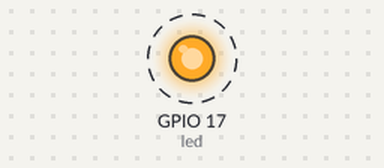
Recording of a program running on a simulated Raspberry Pi (BCM pin numbers). On the bench: output pins drawn as LEDs (lit = HIGH). Dashed ring = blinking. What the program prints to the terminal is not drawn.

Above: at 0.5 s.
Timing chart, 0 to 4.6 s (numbered marks = the images above):
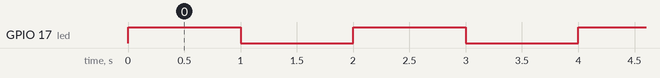

The program:

Blink.py
```python
#!/usr/bin/env python3
########################################################################
# Filename    : Blink.py
# Description : Basic usage of GPIO. Let led blink.
# auther      : www.freenove.com
# modification: 2023/05/11
########################################################################
from gpiozero import LED
from time import sleep

led = LED(17)           # define LED pin according to BCM Numbering
#led = LED("J8:11")     # BOARD Numbering
'''
# pins numbering, the following lines are all equivalent
led = LED(17)           # BCM
led = LED("GPIO17")     # BCM
led = LED("BCM17")      # BCM
led = LED("BOARD11")    # BOARD
led = LED("WPI0")       # WiringPi
led = LED("J8:11")      # BOARD
'''
def loop():
    while True:
        led.on()    # turn on LED
        print ('led turned on >>>')  # print message on terminal
        sleep(1)    # wait 1 second
        led.off()   # turn off LED
        print ('led turned off <<<') # print message on terminal
        sleep(1)    # wait 1 second

if __name__ == '__main__':    # Program entrance
    print ('Program is starting ... \n')
    try:
        loop()
    except KeyboardInterrupt:  # Press ctrl-c to end the program.
        print("Ending program")
```

Measured:
- by itself, GPIO 17 (led): alternates HIGH for 1.0 s and LOW for 1.0 s
